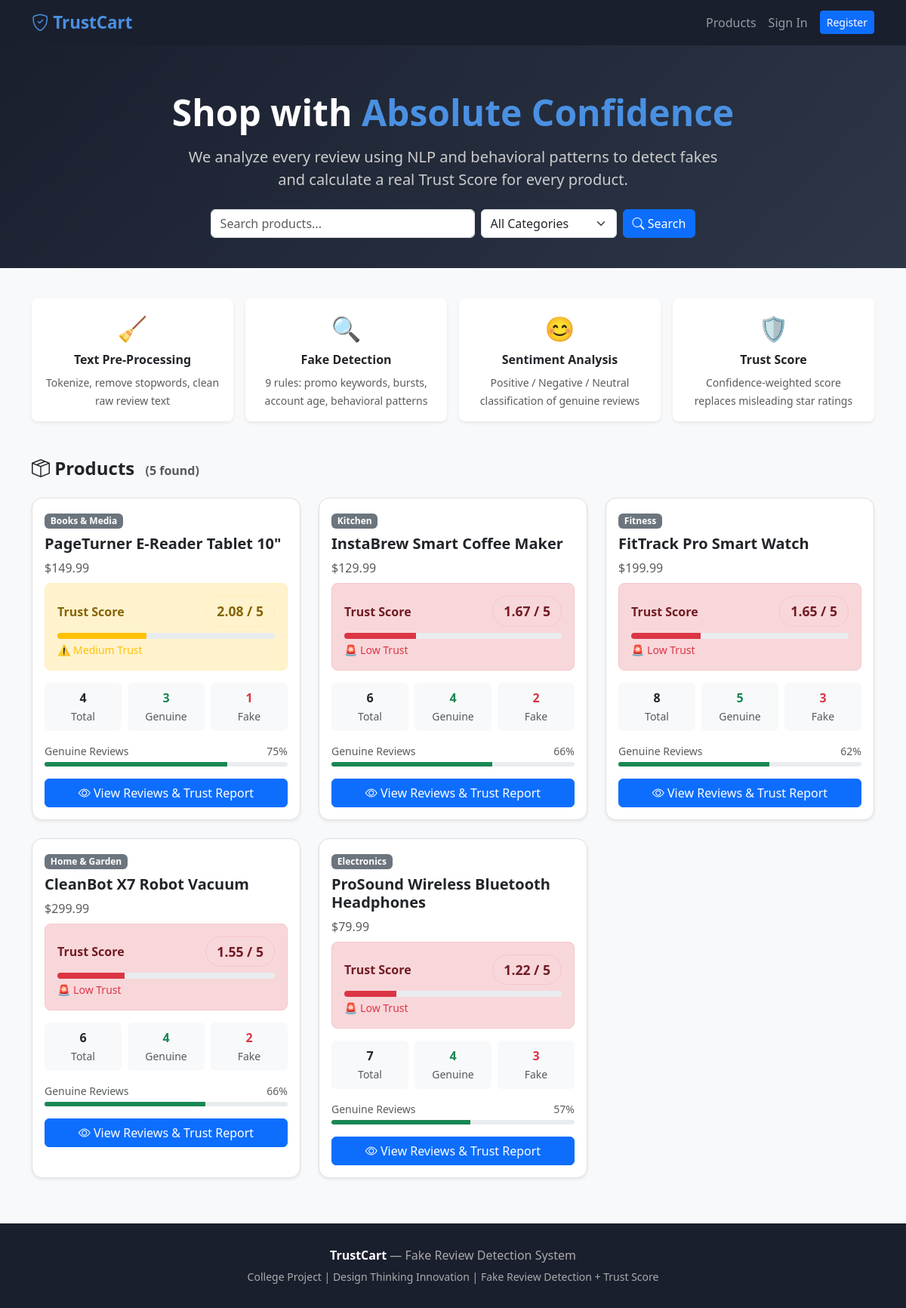
The page / on the database its author committed.
### tables this page shows
CREATE TABLE products (
            id INTEGER PRIMARY KEY AUTOINCREMENT,
            asin TEXT UNIQUE NOT NULL,
            name TEXT NOT NULL,
            category TEXT NOT NULL,
            price REAL DEFAULT 0,
            total_reviews INTEGER DEFAULT 0,
            genuine_reviews INTEGER DEFAULT 0,
            fake_reviews INTEGER DEFAULT 0,
            trust_score REAL DEFAULT 0,
            avg_genuine_rating REAL DEFAULT 0,
            sentiment_positive INTEGER DEFAULT 0,
            sentiment_negative INTEGER DEFAULT 0,
            sentiment_neutral INTEGER DEFAULT 0,
            created_at TEXT DEFAULT CURRENT_TIMESTAMP
        );

### flask-project/app.py (the view)
@app.route("/")
def home():
    conn = get_db()
    search = request.args.get("search", "")
    category = request.args.get("category", "")
    query = "SELECT * FROM products WHERE 1=1"
    params = []
    if search:
        query += " AND name LIKE ?"
        params.append(f"%{search}%")
    if category:
        query += " AND category=?"
        params.append(category)
    query += " ORDER BY trust_score DESC"
    products = conn.execute(query, params).fetchall()
    categories = [r[0] for r in conn.execute("SELECT DISTINCT category FROM products").fetchall()]
    conn.close()
    return render_template("index.html", products=products, categories=categories,
                           search=search, selected_category=category)

### flask-project/app.py (called while the page is built)
def get_db():
    conn = sqlite3.connect(DB_PATH)
    conn.row_factory = sqlite3.Row
    return conn

### flask-project/templates/index.html (shortened to what this page needs)
{% extends "base.html" %}
{% block content %}
<div class="hero text-center">
  <div class="container">
    <h1 class="fw-bold display-5">Shop with <span style="color:#4a90e2">Absolute Confidence</span></h1>
    <p class="lead mt-3 mb-4" style="color:#ccc">
      We analyze every review using NLP and behavioral patterns to detect fakes<br>
      and calculate a real <strong>Trust Score</strong> for every product.
    </p>
    <form method="GET" action="/" class="d-flex justify-content-center gap-2 flex-wrap">
      <input type="text" name="search" value="{{ search }}" placeholder="Search products..."
             class="form-control" style="max-width:350px"/>
      <select name="category" class="form-select" style="max-width:180px">
        <option value="">All Categories</option>
      </select>
      <button type="submit" class="btn btn-primary"><i class="bi bi-search"></i> Search</button>
    </form>
  </div>
</div>
<div class="container mb-5">
  <div class="row text-center g-3">
    <div class="col-md-3">
      <div class="p-3 bg-white rounded-3 shadow-sm h-100">
        <div style="font-size:2rem">🧹</div>
        <h6 class="fw-bold mt-2">Text Pre-Processing</h6>
        <small class="text-muted">Tokenize, remove stopwords, clean raw review text</small>
      </div>
    </div>
    <div class="col-md-3">
      <div class="p-3 bg-white rounded-3 shadow-sm h-100">
        <div style="font-size:2rem">🔍</div>
        <h6 class="fw-bold mt-2">Fake Detection</h6>
        <small class="text-muted">9 rules: promo keywords, bursts, account age, behavioral patterns</small>
      </div>
    </div>
    <div class="col-md-3">
      <div class="p-3 bg-white rounded-3 shadow-sm h-100">
        <div style="font-size:2rem">😊</div>
        <h6 class="fw-bold mt-2">Sentiment Analysis</h6>
        <small class="text-muted">Positive / Negative / Neutral classification of genuine reviews</small>
      </div>
    </div>
    <div class="col-md-3">
      <div class="p-3 bg-white rounded-3 shadow-sm h-100">
        <div style="font-size:2rem">🛡️</div>
        <h6 class="fw-bold mt-2">Trust Score</h6>
        <small class="text-muted">Confidence-weighted score replaces misleading star ratings</small>
      </div>
    </div>
  </div>
</div>
<div class="container mb-5">
  <h4 class="fw-bold mb-4">
    <i class="bi bi-box-seam"></i> Products
    <span class="text-muted fs-6 ms-2">({{ products|length }} found)</span>
  </h4>
  <div class="row g-4">
    {% for p in products %}
    <div class="col-md-6 col-lg-4">
      <div class="card product-card h-100 shadow-sm" style="border-radius:14px;border:1px solid #e0e0e0">
        <div class="card-body">
          <span class="badge bg-secondary mb-2">{{ p['category'] }}</span>
          <h5 class="card-title fw-bold">{{ p['name'] }}</h5>
          <p class="text-muted mb-2">${{ "%.2f"|format(p['price']) }}</p>
          {% set ts = p['trust_score'] %}
          <div class="mb-3 p-3 rounded-3
            {% if ts >= 3.5 %}trust-high{% elif ts >= 2.0 %}trust-mid{% else %}trust-low{% endif %}">
            <div class="d-flex justify-content-between align-items-center">
              <span class="fw-bold">Trust Score</span>
              <span class="trust-badge
                {% if ts >= 3.5 %}trust-high{% elif ts >= 2.0 %}trust-mid{% else %}trust-low{% endif %}">
                {{ "%.2f"|format(ts) }} / 5
              </span>
            </div>
            <div class="progress mt-2" style="height:8px">
              <div class="progress-bar
                {% if ts >= 3.5 %}bg-success{% elif ts >= 2.0 %}bg-warning{% else %}bg-danger{% endif %}"
                style="width:{{ (ts/5*100)|int }}%"></div>
            </div>
            <small class="d-block mt-1
              {% if ts >= 3.5 %}text-success{% elif ts >= 2.0 %}text-warning{% else %}text-danger{% endif %}">
              {% if ts >= 3.5 %}✅ High Trust{% elif ts >= 2.0 %}⚠️ Medium Trust{% else %}🚨 Low Trust{% endif %}
            </small>
          </div>
          {% if p['total_reviews'] > 0 %}
          <div class="row text-center g-2 mb-3">
            <div class="col-4">
              <div class="bg-light rounded-2 p-2">
                <div class="fw-bold text-dark">{{ p['total_reviews'] }}</div>
                <small class="text-muted">Total</small>
              </div>
            </div>
            <div class="col-4">
              <div class="bg-light rounded-2 p-2">
                <div class="fw-bold text-success">{{ p['genuine_reviews'] }}</div>
                <small class="text-muted">Genuine</small>
              </div>
            </div>
            <div class="col-4">
              <div class="bg-light rounded-2 p-2">
                <div class="fw-bold text-danger">{{ p['fake_reviews'] }}</div>
                <small class="text-muted">Fake</small>
              </div>
            </div>
          </div>
          {% if p['total_reviews'] > 0 %}
          <div class="mb-2">
            <div class="d-flex justify-content-between mb-1">
              <small class="text-muted">Genuine Reviews</small>
              <small class="text-muted">{{ ((p['genuine_reviews'] / p['total_reviews']) * 100)|int }}%</small>
            </div>
            <div class="progress" style="height:6px">
              <div class="progress-bar bg-success"
                   style="width:{{ ((p['genuine_reviews'] / p['total_reviews']) * 100)|int }}%"></div>
            </div>
          </div>
          {% endif %}
          {% else %}
          <p class="text-muted text-center"><small>No reviews yet</small></p>
          {% endif %}
          <a href="/product/{{ p['id'] }}" class="btn btn-primary w-100 mt-2">
            <i class="bi bi-eye"></i> View Reviews & Trust Report
          </a>
        </div>
      </div>
    </div>
    {% endfor %}
  </div>
</div>
{% endblock %}

### flask-project/templates/base.html (style rules this page uses)
body { background: #f8f9fa; font-family: 'Segoe UI', sans-serif; }
.trust-badge { font-size: 1.1rem; font-weight: 700; padding: 6px 14px; border-radius: 20px; }
.trust-mid { background: #fff3cd; color: #856404; border: 1px solid #ffeeba; }
.trust-low { background: #f8d7da; color: #721c24; border: 1px solid #f5c6cb; }
.hero { background: linear-gradient(135deg, #1a1f2e 0%, #2d3748 100%); color: white; padding: 60px 0 40px; margin-bottom: 40px; }

### rows shown on the page
products: category "Books & Media", name "PageTurner E-Reader Tablet 10\"", price "149.99", trust_score "2.08", shows "⚠️ Medium Trust", total_reviews "4", genuine_reviews "3", fake_reviews "1", ((p['genuine_reviews']/p['total_reviews'])*100)|int "75"
products: category "Kitchen", name "InstaBrew Smart Coffee Maker", price "129.99", trust_score "1.67", shows "🚨 Low Trust", total_reviews "6", genuine_reviews "4", fake_reviews "2", ((p['genuine_reviews']/p['total_reviews'])*100)|int "66"
products: category "Fitness", name "FitTrack Pro Smart Watch", price "199.99", trust_score "1.65", shows "🚨 Low Trust", total_reviews "8", genuine_reviews "5", fake_reviews "3", ((p['genuine_reviews']/p['total_reviews'])*100)|int "62"
products: category "Home & Garden", name "CleanBot X7 Robot Vacuum", price "299.99", trust_score "1.55", shows "🚨 Low Trust", total_reviews "6", genuine_reviews "4", fake_reviews "2", ((p['genuine_reviews']/p['total_reviews'])*100)|int "66"
products: category "Electronics", name "ProSound Wireless Bluetooth Headphones", price "79.99", trust_score "1.22", shows "🚨 Low Trust", total_reviews "7", genuine_reviews "4", fake_reviews "3", ((p['genuine_reviews']/p['total_reviews'])*100)|int "57"

### other values the page prints
{{ products|length }} "5"
